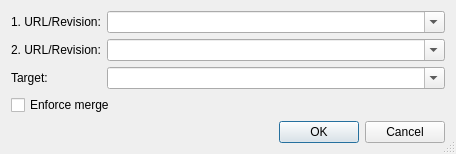
<ui version="4.0" >
 <class>SvnMergeDialog</class>
 <widget class="QDialog" name="SvnMergeDialog" >
  <property name="geometry" >
   <rect>
    <x>0</x>
    <y>0</y>
    <width>456</width>
    <height>152</height>
   </rect>
  </property>
  <property name="windowTitle" >
   <string>Subversion Merge</string>
  </property>
  <property name="sizeGripEnabled" >
   <bool>true</bool>
  </property>
  <layout class="QGridLayout" >
   <item row="3" column="0" colspan="2" >
    <widget class="QCheckBox" name="forceCheckBox" >
     <property name="toolTip" >
      <string>Select to force the merge operation</string>
     </property>
     <property name="text" >
      <string>Enforce merge</string>
     </property>
    </widget>
   </item>
   <item row="4" column="0" colspan="2" >
    <widget class="QDialogButtonBox" name="buttonBox" >
     <property name="orientation" >
      <enum>Qt::Horizontal</enum>
     </property>
     <property name="standardButtons" >
      <set>QDialogButtonBox::Cancel|QDialogButtonBox::Ok</set>
     </property>
    </widget>
   </item>
   <item row="2" column="0" >
    <widget class="QLabel" name="textLabel1" >
     <property name="text" >
      <string>Target:</string>
     </property>
    </widget>
   </item>
   <item row="2" column="1" >
    <widget class="QComboBox" name="targetCombo" >
     <property name="toolTip" >
      <string>Enter the target</string>
     </property>
     <property name="whatsThis" >
      <string>&lt;b>Target&lt;/b>
&lt;p>Enter the target for the merge operation into this field. Leave it empty to
get the target URL from the working copy.&lt;/p>
&lt;p>&lt;b>Note:&lt;/b> This entry is only needed, if you enter revision numbers above.&lt;/p></string>
     </property>
     <property name="editable" >
      <bool>true</bool>
     </property>
     <property name="insertPolicy" >
      <enum>QComboBox::InsertAtTop</enum>
     </property>
     <property name="duplicatesEnabled" >
      <bool>false</bool>
     </property>
    </widget>
   </item>
   <item row="1" column="1" >
    <widget class="QComboBox" name="tag2Combo" >
     <property name="sizePolicy" >
      <sizepolicy vsizetype="Fixed" hsizetype="Expanding" >
       <horstretch>0</horstretch>
       <verstretch>0</verstretch>
      </sizepolicy>
     </property>
     <property name="toolTip" >
      <string>Enter an URL or a revision number</string>
     </property>
     <property name="whatsThis" >
      <string>&lt;b>URL/Revision&lt;/b>
&lt;p>Enter an URL or a revision number to be merged into
the working copy.&lt;/p></string>
     </property>
     <property name="editable" >
      <bool>true</bool>
     </property>
     <property name="duplicatesEnabled" >
      <bool>false</bool>
     </property>
    </widget>
   </item>
   <item row="0" column="1" >
    <widget class="QComboBox" name="tag1Combo" >
     <property name="sizePolicy" >
      <sizepolicy vsizetype="Fixed" hsizetype="Expanding" >
       <horstretch>0</horstretch>
       <verstretch>0</verstretch>
      </sizepolicy>
     </property>
     <property name="toolTip" >
      <string>Enter an URL or a revision number</string>
     </property>
     <property name="whatsThis" >
      <string>&lt;b>URL/Revision&lt;/b>
&lt;p>Enter an URL or a revision number to be merged into
the working copy.&lt;/p></string>
     </property>
     <property name="editable" >
      <bool>true</bool>
     </property>
     <property name="duplicatesEnabled" >
      <bool>false</bool>
     </property>
    </widget>
   </item>
   <item row="1" column="0" >
    <widget class="QLabel" name="TextLabel1_2" >
     <property name="text" >
      <string>2. URL/Revision:</string>
     </property>
    </widget>
   </item>
   <item row="0" column="0" >
    <widget class="QLabel" name="TextLabel1" >
     <property name="text" >
      <string>1. URL/Revision:</string>
     </property>
    </widget>
   </item>
  </layout>
 </widget>
 <layoutdefault spacing="6" margin="11" />
 <pixmapfunction>qPixmapFromMimeSource</pixmapfunction>
 <tabstops>
  <tabstop>tag1Combo</tabstop>
  <tabstop>tag2Combo</tabstop>
  <tabstop>targetCombo</tabstop>
  <tabstop>forceCheckBox</tabstop>
  <tabstop>buttonBox</tabstop>
 </tabstops>
 <resources/>
 <connections>
  <connection>
   <sender>buttonBox</sender>
   <signal>accepted()</signal>
   <receiver>SvnMergeDialog</receiver>
   <slot>accept()</slot>
   <hints>
    <hint type="sourcelabel" >
     <x>40</x>
     <y>96</y>
    </hint>
    <hint type="destinationlabel" >
     <x>40</x>
     <y>117</y>
    </hint>
   </hints>
  </connection>
  <connection>
   <sender>buttonBox</sender>
   <signal>rejected()</signal>
   <receiver>SvnMergeDialog</receiver>
   <slot>reject()</slot>
   <hints>
    <hint type="sourcelabel" >
     <x>119</x>
     <y>102</y>
    </hint>
    <hint type="destinationlabel" >
     <x>119</x>
     <y>120</y>
    </hint>
   </hints>
  </connection>
 </connections>
</ui>
